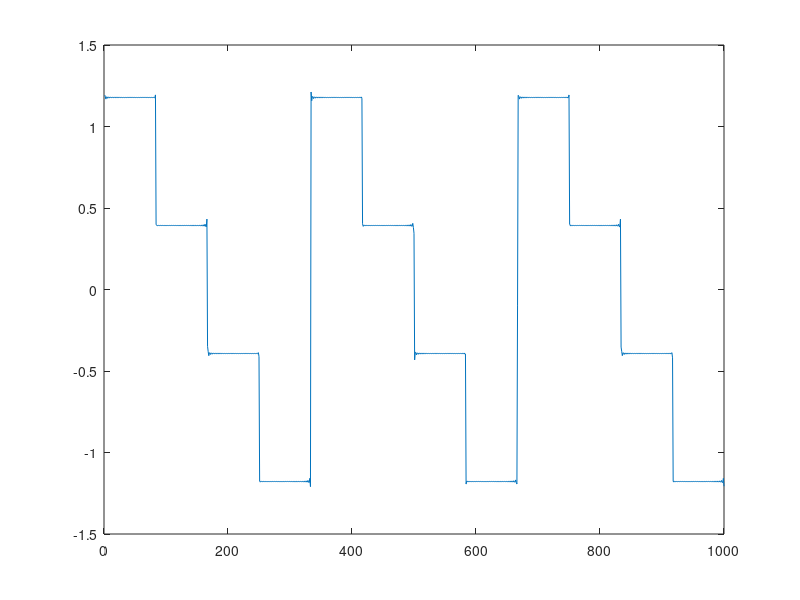

This chart was generated by the following MATLAB code:
clc
close all

y1 = [];
y2 = [];
temp = 0;
w = 6.28 * 0.003;

for i = 1: 1000
    temp = 0;
    
    for n = 1: 2: 1111
        temp = temp + 1 / n *sin(n * w * i);
    end
    
    y1 = [y1 temp];
end

for i = 1: 1000
    temp = 0;
    
    for n = 1: 2: 1111
        temp = temp + 1 / n *sin(2 * n * w * i);
    end
    
    y2 = [y2 temp];
end

plot(y1 + 0.5 * y2)